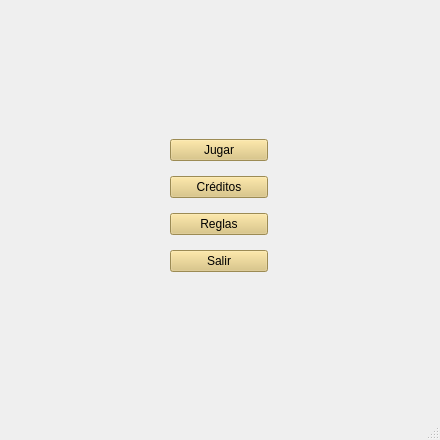
<?xml version="1.0" encoding="UTF-8"?>
<ui version="4.0">
 <class>MainWindow</class>
 <widget class="QMainWindow" name="MainWindow">
  <property name="geometry">
   <rect>
    <x>0</x>
    <y>0</y>
    <width>440</width>
    <height>440</height>
   </rect>
  </property>
  <property name="minimumSize">
   <size>
    <width>440</width>
    <height>440</height>
   </size>
  </property>
  <property name="maximumSize">
   <size>
    <width>440</width>
    <height>490</height>
   </size>
  </property>
  <property name="windowTitle">
   <string>BlackJack</string>
  </property>
  <widget class="QWidget" name="centralwidget">
   <property name="minimumSize">
    <size>
     <width>440</width>
     <height>440</height>
    </size>
   </property>
   <property name="maximumSize">
    <size>
     <width>440</width>
     <height>440</height>
    </size>
   </property>
   <widget class="QLabel" name="label">
    <property name="geometry">
     <rect>
      <x>0</x>
      <y>0</y>
      <width>440</width>
      <height>440</height>
     </rect>
    </property>
    <property name="minimumSize">
     <size>
      <width>440</width>
      <height>440</height>
     </size>
    </property>
    <property name="maximumSize">
     <size>
      <width>440</width>
      <height>440</height>
     </size>
    </property>
    <property name="text">
     <string/>
    </property>
    <property name="scaledContents">
     <bool>true</bool>
    </property>
   </widget>
   <widget class="QWidget" name="verticalLayoutWidget">
    <property name="geometry">
     <rect>
      <x>170</x>
      <y>130</y>
      <width>98</width>
      <height>155</height>
     </rect>
    </property>
    <layout class="QVBoxLayout" name="verticalLayout_2">
     <item>
      <widget class="QPushButton" name="Jugar">
       <property name="styleSheet">
        <string notr="true">font: 12pt &quot;Rockwell&quot;;
background-color: rgb(218, 194, 117);</string>
       </property>
       <property name="text">
        <string>Jugar</string>
       </property>
      </widget>
     </item>
     <item>
      <widget class="QPushButton" name="Creditos">
       <property name="styleSheet">
        <string notr="true">font: 12pt &quot;Rockwell&quot;;
background-color: rgb(218, 194, 117);</string>
       </property>
       <property name="text">
        <string>Créditos</string>
       </property>
      </widget>
     </item>
     <item>
      <widget class="QPushButton" name="Reglas">
       <property name="styleSheet">
        <string notr="true">font: 12pt &quot;Rockwell&quot;;
background-color: rgb(218, 194, 117);</string>
       </property>
       <property name="text">
        <string>Reglas</string>
       </property>
      </widget>
     </item>
     <item>
      <widget class="QPushButton" name="Salir">
       <property name="styleSheet">
        <string notr="true">font: 12pt &quot;Rockwell&quot;;
background-color: rgb(218, 194, 117);</string>
       </property>
       <property name="text">
        <string>Salir</string>
       </property>
      </widget>
     </item>
    </layout>
   </widget>
  </widget>
  <widget class="QMenuBar" name="menubar">
   <property name="geometry">
    <rect>
     <x>0</x>
     <y>0</y>
     <width>440</width>
     <height>25</height>
    </rect>
   </property>
  </widget>
  <widget class="QStatusBar" name="statusbar"/>
 </widget>
 <resources/>
 <connections/>
</ui>
